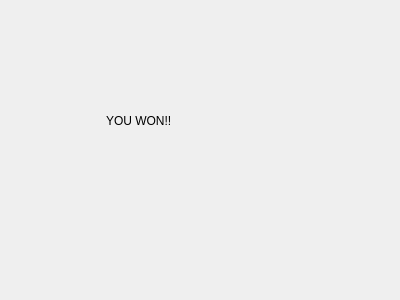
<?xml version="1.0" encoding="UTF-8"?>
<ui version="4.0">
 <class>gamewon</class>
 <widget class="QDialog" name="gamewon">
  <property name="geometry">
   <rect>
    <x>0</x>
    <y>0</y>
    <width>400</width>
    <height>300</height>
   </rect>
  </property>
  <property name="windowTitle">
   <string>Dialog</string>
  </property>
  <widget class="QLabel" name="label">
   <property name="geometry">
    <rect>
     <x>106</x>
     <y>60</y>
     <width>151</width>
     <height>121</height>
    </rect>
   </property>
   <property name="text">
    <string>YOU WON!!</string>
   </property>
  </widget>
 </widget>
 <resources/>
 <connections/>
</ui>
